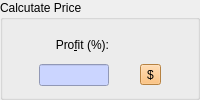
    <widget class="QGroupBox" name="groupBox">
     <property name="sizePolicy">
      <sizepolicy hsizetype="Minimum" vsizetype="Preferred">
       <horstretch>0</horstretch>
       <verstretch>0</verstretch>
      </sizepolicy>
     </property>
     <property name="minimumSize">
      <size>
       <width>150</width>
       <height>0</height>
      </size>
     </property>
     <property name="title">
      <string>Calcutate Price</string>
     </property>
     <layout class="QGridLayout">
      <item row="0" column="0">
       <widget class="QLabel" name="label_3">
        <property name="sizePolicy">
         <sizepolicy hsizetype="Minimum" vsizetype="Preferred">
          <horstretch>0</horstretch>
          <verstretch>0</verstretch>
         </sizepolicy>
        </property>
        <property name="text">
         <string>Pro&amp;fit (%):</string>
        </property>
        <property name="alignment">
         <set>Qt::AlignRight|Qt::AlignTrailing|Qt::AlignVCenter</set>
        </property>
        <property name="buddy">
         <cstring>editUtility</cstring>
        </property>
       </widget>
      </item>
      <item row="1" column="0">
       <widget class="QLineEdit" name="editUtility">
        <property name="sizePolicy">
         <sizepolicy hsizetype="Maximum" vsizetype="Fixed">
          <horstretch>0</horstretch>
          <verstretch>0</verstretch>
         </sizepolicy>
        </property>
        <property name="minimumSize">
         <size>
          <width>50</width>
          <height>0</height>
         </size>
        </property>
        <property name="maximumSize">
         <size>
          <width>70</width>
          <height>16777215</height>
         </size>
        </property>
        <property name="styleSheet">
         <string>background: rgb(203,213,255);</string>
        </property>
       </widget>
      </item>
      <item row="1" column="1">
       <widget class="QToolButton" name="btnCalculatePrice">
        <property name="palette">
         <palette>
          <active>
           <colorrole role="WindowText">
            <brush brushstyle="SolidPattern">
             <color alpha="255">
              <red>0</red>
              <green>0</green>
              <blue>0</blue>
             </color>
            </brush>
           </colorrole>
           <colorrole role="Button">
            <brush brushstyle="SolidPattern">
             <color alpha="255">
              <red>255</red>
              <green>182</green>
              <blue>93</blue>
             </color>
            </brush>
           </colorrole>
           <colorrole role="Light">
            <brush brushstyle="SolidPattern">
             <color alpha="255">
              <red>255</red>
              <green>240</green>
              <blue>221</blue>
             </color>
            </brush>
           </colorrole>
           <colorrole role="Midlight">
            <brush brushstyle="SolidPattern">
             <color alpha="255">
              <red>255</red>
              <green>211</green>
              <blue>157</blue>
             </color>
            </brush>
           </colorrole>
           <colorrole role="Dark">
            <brush brushstyle="SolidPattern">
             <color alpha="255">
              <red>127</red>
              <green>91</green>
              <blue>46</blue>
             </color>
            </brush>
           </colorrole>
           <colorrole role="Mid">
            <brush brushstyle="SolidPattern">
             <color alpha="255">
              <red>170</red>
              <green>121</green>
              <blue>62</blue>
             </color>
            </brush>
           </colorrole>
           <colorrole role="Text">
            <brush brushstyle="SolidPattern">
             <color alpha="255">
              <red>0</red>
              <green>0</green>
              <blue>0</blue>
             </color>
            </brush>
           </colorrole>
           <colorrole role="BrightText">
            <brush brushstyle="SolidPattern">
             <color alpha="255">
              <red>255</red>
              <green>255</green>
              <blue>255</blue>
             </color>
            </brush>
           </colorrole>
           <colorrole role="ButtonText">
            <brush brushstyle="SolidPattern">
             <color alpha="255">
              <red>0</red>
              <green>0</green>
              <blue>0</blue>
             </color>
            </brush>
           </colorrole>
           <colorrole role="Base">
            <brush brushstyle="SolidPattern">
             <color alpha="255">
              <red>255</red>
              <green>255</green>
              <blue>255</blue>
             </color>
            </brush>
           </colorrole>
           <colorrole role="Window">
            <brush brushstyle="SolidPattern">
             <color alpha="255">
              <red>255</red>
              <green>182</green>
              <blue>93</blue>
             </color>
            </brush>
           </colorrole>
           <colorrole role="Shadow">
            <brush brushstyle="SolidPattern">
             <color alpha="255">
              <red>0</red>
              <green>0</green>
              <blue>0</blue>
             </color>
            </brush>
           </colorrole>
           <colorrole role="AlternateBase">
            <brush brushstyle="SolidPattern">
             <color alpha="255">
              <red>255</red>
              <green>218</green>
              <blue>174</blue>
             </color>
            </brush>
           </colorrole>
          </active>
          <inactive>
           <colorrole role="WindowText">
            <brush brushstyle="SolidPattern">
             <color alpha="255">
              <red>0</red>
              <green>0</green>
              <blue>0</blue>
             </color>
            </brush>
           </colorrole>
           <colorrole role="Button">
            <brush brushstyle="SolidPattern">
             <color alpha="255">
              <red>255</red>
              <green>182</green>
              <blue>93</blue>
             </color>
            </brush>
           </colorrole>
           <colorrole role="Light">
            <brush brushstyle="SolidPattern">
             <color alpha="255">
              <red>255</red>
              <green>240</green>
              <blue>221</blue>
             </color>
            </brush>
           </colorrole>
           <colorrole role="Midlight">
            <brush brushstyle="SolidPattern">
             <color alpha="255">
              <red>255</red>
              <green>211</green>
              <blue>157</blue>
             </color>
            </brush>
           </colorrole>
           <colorrole role="Dark">
            <brush brushstyle="SolidPattern">
             <color alpha="255">
              <red>127</red>
              <green>91</green>
              <blue>46</blue>
             </color>
            </brush>
           </colorrole>
           <colorrole role="Mid">
            <brush brushstyle="SolidPattern">
             <color alpha="255">
              <red>170</red>
              <green>121</green>
              <blue>62</blue>
             </color>
            </brush>
           </colorrole>
           <colorrole role="Text">
            <brush brushstyle="SolidPattern">
             <color alpha="255">
              <red>0</red>
              <green>0</green>
              <blue>0</blue>
             </color>
            </brush>
           </colorrole>
           <colorrole role="BrightText">
            <brush brushstyle="SolidPattern">
             <color alpha="255">
              <red>255</red>
              <green>255</green>
              <blue>255</blue>
             </color>
            </brush>
           </colorrole>
           <colorrole role="ButtonText">
            <brush brushstyle="SolidPattern">
             <color alpha="255">
              <red>0</red>
              <green>0</green>
              <blue>0</blue>
             </color>
            </brush>
           </colorrole>
           <colorrole role="Base">
            <brush brushstyle="SolidPattern">
             <color alpha="255">
              <red>255</red>
              <green>255</green>
              <blue>255</blue>
             </color>
            </brush>
           </colorrole>
           <colorrole role="Window">
            <brush brushstyle="SolidPattern">
             <color alpha="255">
              <red>255</red>
              <green>182</green>
              <blue>93</blue>
             </color>
            </brush>
           </colorrole>
           <colorrole role="Shadow">
            <brush brushstyle="SolidPattern">
             <color alpha="255">
              <red>0</red>
              <green>0</green>
              <blue>0</blue>
             </color>
            </brush>
           </colorrole>
           <colorrole role="AlternateBase">
            <brush brushstyle="SolidPattern">
             <color alpha="255">
              <red>255</red>
              <green>218</green>
              <blue>174</blue>
             </color>
            </brush>
           </colorrole>
          </inactive>
          <disabled>
           <colorrole role="WindowText">
            <brush brushstyle="SolidPattern">
             <color alpha="255">
              <red>127</red>
              <green>91</green>
              <blue>46</blue>
             </color>
            </brush>
           </colorrole>
           <colorrole role="Button">
            <brush brushstyle="SolidPattern">
             <color alpha="255">
              <red>255</red>
              <green>182</green>
              <blue>93</blue>
             </color>
            </brush>
           </colorrole>
           <colorrole role="Light">
            <brush brushstyle="SolidPattern">
             <color alpha="255">
              <red>255</red>
              <green>240</green>
              <blue>221</blue>
             </color>
            </brush>
           </colorrole>
           <colorrole role="Midlight">
            <brush brushstyle="SolidPattern">
             <color alpha="255">
              <red>255</red>
              <green>211</green>
              <blue>157</blue>
             </color>
            </brush>
           </colorrole>
           <colorrole role="Dark">
            <brush brushstyle="SolidPattern">
             <color alpha="255">
              <red>127</red>
              <green>91</green>
              <blue>46</blue>
             </color>
            </brush>
           </colorrole>
           <colorrole role="Mid">
            <brush brushstyle="SolidPattern">
             <color alpha="255">
              <red>170</red>
              <green>121</green>
              <blue>62</blue>
             </color>
            </brush>
           </colorrole>
           <colorrole role="Text">
            <brush brushstyle="SolidPattern">
             <color alpha="255">
              <red>127</red>
              <green>91</green>
              <blue>46</blue>
             </color>
            </brush>
           </colorrole>
           <colorrole role="BrightText">
            <brush brushstyle="SolidPattern">
             <color alpha="255">
              <red>255</red>
              <green>255</green>
              <blue>255</blue>
             </color>
            </brush>
           </colorrole>
           <colorrole role="ButtonText">
            <brush brushstyle="SolidPattern">
             <color alpha="255">
              <red>127</red>
              <green>91</green>
              <blue>46</blue>
             </color>
            </brush>
           </colorrole>
           <colorrole role="Base">
            <brush brushstyle="SolidPattern">
             <color alpha="255">
              <red>255</red>
              <green>182</green>
              <blue>93</blue>
             </color>
            </brush>
           </colorrole>
           <colorrole role="Window">
            <brush brushstyle="SolidPattern">
             <color alpha="255">
              <red>255</red>
              <green>182</green>
              <blue>93</blue>
             </color>
            </brush>
           </colorrole>
           <colorrole role="Shadow">
            <brush brushstyle="SolidPattern">
             <color alpha="255">
              <red>0</red>
              <green>0</green>
              <blue>0</blue>
             </color>
            </brush>
           </colorrole>
           <colorrole role="AlternateBase">
            <brush brushstyle="SolidPattern">
             <color alpha="255">
              <red>255</red>
              <green>182</green>
              <blue>93</blue>
             </color>
            </brush>
           </colorrole>
          </disabled>
         </palette>
        </property>
        <property name="toolTip">
         <string>Calculate price based on utility</string>
        </property>
        <property name="statusTip">
         <string>Calculate price automatically</string>
        </property>
        <property name="text">
         <string>$</string>
        </property>
       </widget>
      </item>
     </layout>
    </widget>
